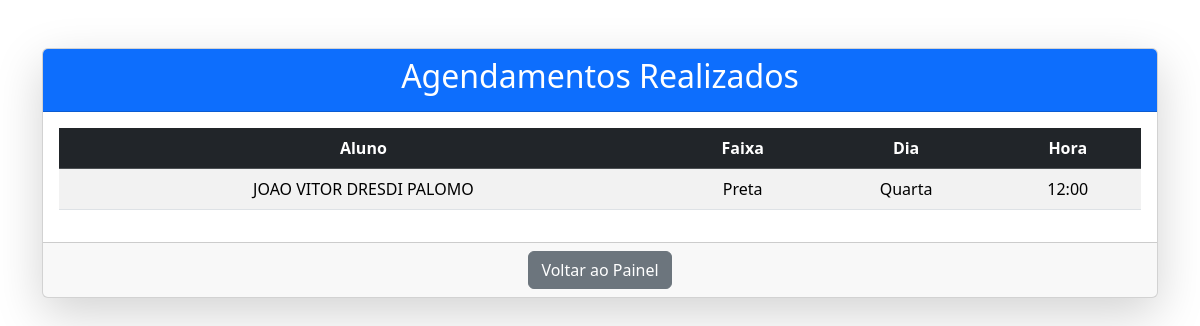
The page /listar_agendamentos (signed in) on the database its author committed.
### app.py (models this page shows, shortened)
class Agendamento(db.Model):
    id = db.Column(db.Integer, primary_key=True)
    aluno_id = db.Column(db.Integer, db.ForeignKey('aluno.id'), nullable=False)
    horario_id = db.Column(db.Integer, db.ForeignKey('horario.id'), nullable=False)
    aluno = db.relationship('Aluno', backref='agendamentos')
    horario = db.relationship('Horario', backref='agendamentos')

class Aluno(db.Model):
    id = db.Column(db.Integer, primary_key=True)
    matricula = db.Column(db.String(10), unique=True, nullable=False)
    nome = db.Column(db.String(100), nullable=False)
    idade = db.Column(db.Integer, nullable=False)
    endereco = db.Column(db.String(150), nullable=False)
    bairro = db.Column(db.String(100), nullable=False)
    cidade = db.Column(db.String(100), nullable=False)
    estado = db.Column(db.String(2), nullable=False)
    cep = db.Column(db.String(10), nullable=False)
    nacionalidade = db.Column(db.String(50), nullable=False)
    data_nascimento = db.Column(db.String(10), nullable=False)
    cpf = db.Column(db.String(14), nullable=False)
    rg = db.Column(db.String(20), nullable=False)
    estado_civil = db.Column(db.String(20), nullable=False)
    nome_conjuge = db.Column(db.String(100), nullable=True)
    sexo = db.Column(db.String(1), nullable=False)
    telefone = db.Column(db.String(20), nullable=False)
    email = db.Column(db.String(120), nullable=False)
    nome_pai = db.Column(db.String(100), nullable=False)
    nome_mae = db.Column(db.String(100), nullable=False)
    faixa = db.Column(db.String(20), nullable=False)

class Horario(db.Model):
    id = db.Column(db.Integer, primary_key=True)
    dia_semana = db.Column(db.String(20), nullable=False)
    hora = db.Column(db.String(5), nullable=False)
    faixa = db.Column(db.String(20), nullable=False)

### app.py (the view)
@app.route('/listar_agendamentos')
@login_required
def listar_agendamentos():
    agendamentos = Agendamento.query.all()
    return render_template('listar_agendamentos.html', agendamentos=agendamentos)

### app.py (called while the page is built)
@login_manager.user_loader
def load_user(admin_id):
    return Admin.query.get(int(admin_id))

### templates/listar_agendamentos.html (shortened to what this page needs)
<!DOCTYPE html>
<html lang="pt-br">
<head>
    <link href="https://cdn.jsdelivr.net/npm/bootstrap@5.3.2/dist/css/bootstrap.min.css" rel="stylesheet">
</head>
<body>
<div class="container mt-5">
    <div class="card shadow-lg">
        <div class="card-header bg-primary text-white text-center">
            <h2>Agendamentos Realizados</h2>
        </div>
        <div class="card-body">
            {% if agendamentos %}
                <div class="table-responsive">
                    <table class="table table-striped table-hover text-center align-middle">
                        <thead class="table-dark">
                            <tr>
                                <th>Aluno</th>
                                <th>Faixa</th>
                                <th>Dia</th>
                                <th>Hora</th>
                            </tr>
                        </thead>
                        <tbody>
                            {% for agendamento in agendamentos %}
                            <tr>
                                <td>{{ agendamento.aluno.nome }}</td>
                                <td>{{ agendamento.aluno.faixa }}</td>
                                <td>{{ agendamento.horario.dia_semana }}</td>
                                <td>{{ agendamento.horario.hora }}</td>
                            </tr>
                            {% endfor %}
                        </tbody>
                    </table>
                </div>
            {% else %}
                <div class="alert alert-info text-center" role="alert">
                    Nenhum agendamento registrado ainda.
                </div>
            {% endif %}
        </div>
        <div class="card-footer text-center">
            <a href="{{ url_for('admin_painel') }}" class="btn btn-secondary">Voltar ao Painel</a>
        </div>
    </div>
</div>
</body>
</html>

### rows shown on the page
Agendamento: aluno.nome "JOAO VITOR DRESDI PALOMO", aluno.faixa "Preta", horario.dia_semana "Quarta", horario.hora "12:00"
